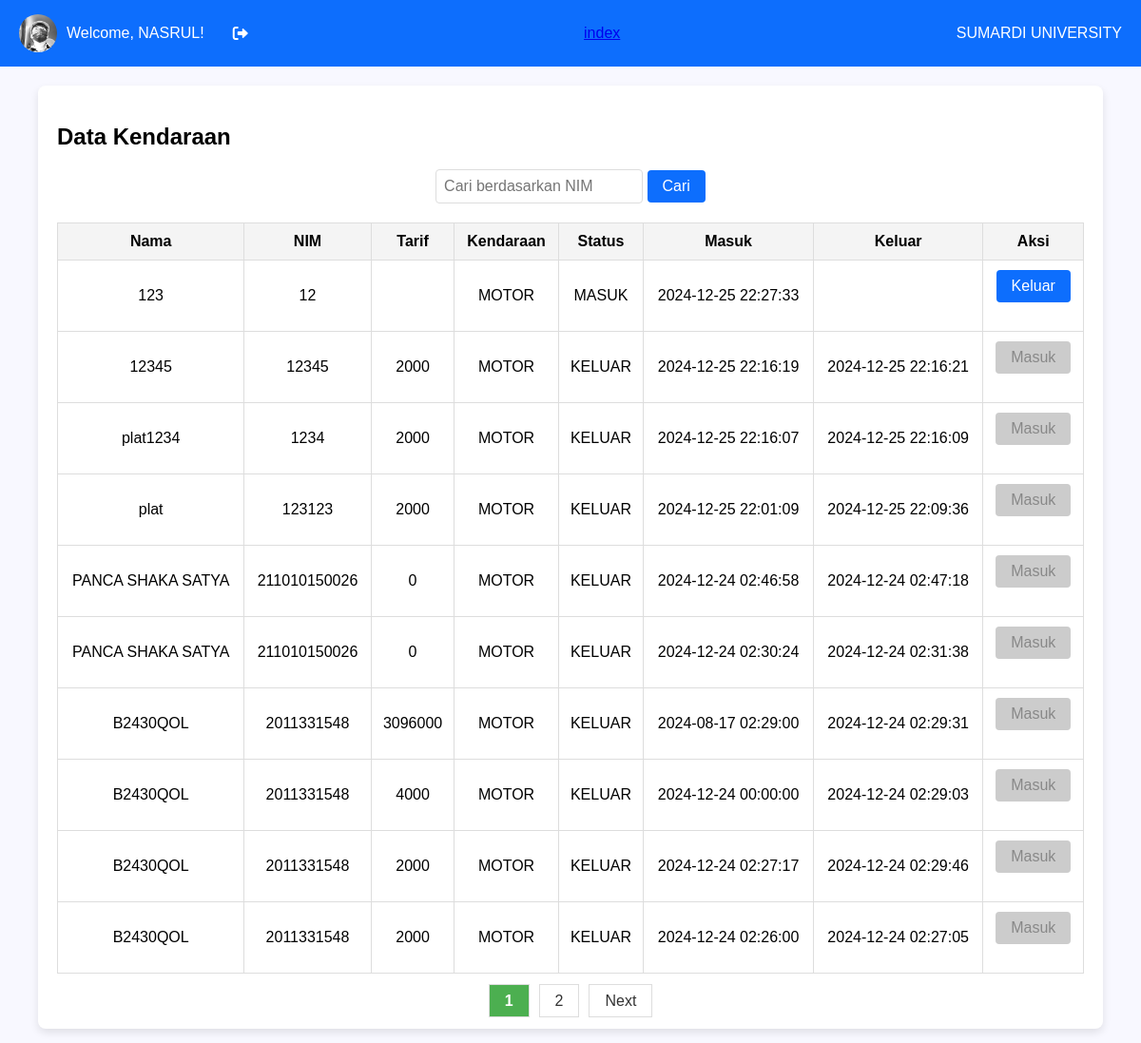
The page /data.php (signed in) on the database its author committed.
### tables this page shows
CREATE TABLE `rfid_logs` (
  `id` int(11) NOT NULL,
  `uid` varchar(50) NOT NULL,
  `scan_time` datetime DEFAULT current_timestamp(),
  `status` enum('KELUAR','MASUK','','') NOT NULL DEFAULT 'MASUK',
  `nim` int(20) NOT NULL,
  `plat` varchar(20) NOT NULL,
  `jenis_kendaraan` enum('MOTOR','MOBIL') NOT NULL,
  `waktu_masuk` datetime DEFAULT NULL,
  `waktu_keluar` datetime DEFAULT NULL,
  `tarif` int(11) DEFAULT NULL
);

CREATE TABLE `rfid_users` (
  `uid` varchar(20) NOT NULL,
  `nama` varchar(100) DEFAULT NULL,
  `nim` varchar(20) DEFAULT NULL
);

### data.php (the view, shortened to what this page needs)
<?php
$Username = isset($_SESSION['Username']) ? $_SESSION['Username'] : 'Guest';
$servername = "localhost";
$username = "root";
$password = "";
$dbname = "rfid_db";
$conn = new mysqli($servername, $username, $password, $dbname);
$search_nim = isset($_GET['search_nim']) ? trim($_GET['search_nim']) : '';
$records_per_page = 10;
$page = isset($_GET['page']) ? (int)$_GET['page'] : 1;
$start_from = ($page - 1) * $records_per_page;
$sql = "SELECT rfid_logs.id, rfid_users.nama, rfid_users.nim, rfid_logs.scan_time, rfid_logs.status,
        rfid_logs.nim as nimLog, rfid_logs.waktu_keluar, rfid_logs.plat, rfid_logs.jenis_kendaraan, rfid_logs.tarif, rfid_logs.waktu_masuk
        FROM rfid_logs
        LEFT JOIN rfid_users ON rfid_logs.uid = rfid_users.uid";
$sql .= " ORDER BY rfid_logs.id DESC LIMIT $start_from, $records_per_page";
$result = $conn->query($sql);
$sql_count = "SELECT COUNT(*) AS total FROM rfid_logs
              LEFT JOIN rfid_users ON rfid_logs.uid = rfid_users.uid";
$count_result = $conn->query($sql_count);
$count_row = $count_result->fetch_assoc();
$total_records = $count_row['total'];
$total_pages = ceil($total_records / $records_per_page);
?>
<!DOCTYPE html>
<html lang="en">
<head>
    <link rel="stylesheet" href="https://cdnjs.cloudflare.com/ajax/libs/font-awesome/6.0.0-beta3/css/all.min.css">
</head>
<body>
    <nav class="navbar-main">
        <div class="user-info">
            <img src="images/fotosaya.jpg" alt="User Photo">
            <div>Welcome, <?php echo htmlspecialchars($Username); ?>!</div>
            <i class="fas fa-sign-out-alt" title="Logout" onclick="window.location.href='logout.php';"></i>
        </div>
        <div>
            <a href="./index.php">index</a>
        </div>
        <div>SUMARDI UNIVERSITY</div>
    </nav>
    <div class="table-container">
        <h2>Data Kendaraan</h2>
        <form method="GET" action="">
            <input type="text" name="search_nim" placeholder="Cari berdasarkan NIM" value="<?php echo isset($_GET['search_nim']) ? htmlspecialchars($_GET['search_nim']) : ''; ?>">
            <button type="submit">Cari</button>
        </form>
        <table>
            <tr>
                <th>Nama</th>
                <th>NIM</th>
                <th>Tarif</th>
                <th>Kendaraan</th>
                <th>Status</th>
                <th>Masuk</th>
                <th>Keluar</th>
                <th>Aksi</th>
            </tr>
            <tbody>
                <?php if ($result->num_rows > 0): ?>
                    <?php while ($row = $result->fetch_assoc()): ?>
                        <tr>
                            <td><?php echo $row['nama'] ? $row['nama'] : $row['plat']; ?></td>
                            <td><?php echo $row['nim'] ? $row['nim'] : $row['nimLog']; ?></td>
                            <td><?php echo $row['tarif']; ?></td>
                            <td><?php echo $row['jenis_kendaraan']; ?></td>
                            <td><?php echo $row['status']; ?></td>
                            <td><?php echo $row['waktu_masuk'] ? $row['waktu_masuk'] : $row['scan_time']; ?></td>
                            <td><?php echo $row['waktu_keluar']; ?></td>
                            <td>
                                <form method="POST">
                                    <button type="submit" <?php echo (!empty($row['waktu_keluar'])) ? 'disabled' : ''; ?>>
                                        <?php echo ($row['status'] == "MASUK") ? "Keluar" : "Masuk"; ?>
                                    </button>
                                </form>
                            </td>
                        </tr>
                    <?php endwhile; ?>
                <?php else: ?>
                    <tr>
                        <td colspan="8">Tidak ada data</td>
                    </tr>
                <?php endif; ?>
            </tbody>
        </table>
        <div class="pagination">
            <?php
            for ($i = 1; $i <= $total_pages; $i++) {
                echo '<a href="?page=' . $i . '&search_nim=' . htmlspecialchars($search_nim) . '"';
                if ($i == $page) {
                    echo ' class="active"';
                }
                echo '>' . $i . '</a>';
            }
            if ($page < $total_pages) {
                echo '<a href="?page=' . ($page + 1) . '&search_nim=' . htmlspecialchars($search_nim) . '">Next</a>';
            }
            ?>
        </div>
    </div>
</body>
</html>

### data.php (style rules this page uses)
body { margin: 0; font-family: Arial, sans-serif; background-color: #F8F8FF; }
.navbar-main { display: flex; justify-content: space-between; align-items: center; background-color: #0d6efd; padding: 15px 20px; color: white; }
.navbar-main .user-info { display: flex; align-items: center; }
.navbar-main img { width: 40px; height: 40px; border-radius: 50%; margin-right: 10px; }
.navbar-main .user-info div { margin-right: 20px; }
.navbar-main .user-info i { margin-left: 10px; cursor: pointer; }
.table-container { margin: 20px auto; width: 90%; padding: 20px; background-color: #fff; border-radius: 8px; box-shadow: 0 4px 8px rgba(0, 0, 0, 0.1); }
.table-container table { width: 100%; border-collapse: collapse; }
.table-container th, .table-container td { border: 1px solid #ddd; padding: 10px; text-align: center; }
.table-container th { background-color: #f4f4f4; }
.pagination { text-align: center; margin-top: 20px; }
.pagination a { padding: 8px 16px; margin: 0 5px; text-decoration: none; border: 1px solid #ddd; color: #333; }
.pagination a.active { font-weight: bold; background-color: #4CAF50; color: white; }
form { margin-bottom: 20px; text-align: center; }
input[type="text"] { padding: 8px; width: 200px; font-size: 16px; border-radius: 4px; border: 1px solid #ddd; }
button { padding: 8px 16px; font-size: 16px; background-color: #0d6efd; color: white; border: none; border-radius: 4px; cursor: pointer; }
button:disabled { background-color: #cccccc; color: #888888; cursor: not-allowed; }

### rows shown on the page
rfid_logs: plat "123", nim "12", jenis_kendaraan "MOTOR", status "MASUK", waktu_masuk "2024-12-25 22:27:33", shows "Keluar"
rfid_logs: plat "12345", nim "12345", tarif "2000", jenis_kendaraan "MOTOR", status "KELUAR", waktu_masuk "2024-12-25 22:16:19", waktu_keluar "2024-12-25 22:16:21", shows "Masuk"
rfid_logs: plat "plat1234", nim "1234", tarif "2000", jenis_kendaraan "MOTOR", status "KELUAR", waktu_masuk "2024-12-25 22:16:07", waktu_keluar "2024-12-25 22:16:09", shows "Masuk"
rfid_logs: plat "plat", nim "123123", tarif "2000", jenis_kendaraan "MOTOR", status "KELUAR", waktu_masuk "2024-12-25 22:01:09", waktu_keluar "2024-12-25 22:09:36", shows "Masuk"
rfid_logs: uid.nama "PANCA SHAKA SATYA", uid.nim "211010150026", tarif "0", jenis_kendaraan "MOTOR", status "KELUAR", scan_time "2024-12-24 02:46:58", waktu_keluar "2024-12-24 02:47:18", shows "Masuk"
rfid_logs: uid.nama "PANCA SHAKA SATYA", uid.nim "211010150026", tarif "0", jenis_kendaraan "MOTOR", status "KELUAR", scan_time "2024-12-24 02:30:24", waktu_keluar "2024-12-24 02:31:38", shows "Masuk"
rfid_logs: plat "B2430QOL", nim "2011331548", tarif "3096000", jenis_kendaraan "MOTOR", status "KELUAR", waktu_masuk "2024-08-17 02:29:00", waktu_keluar "2024-12-24 02:29:31", shows "Masuk"
rfid_logs: plat "B2430QOL", nim "2011331548", tarif "4000", jenis_kendaraan "MOTOR", status "KELUAR", waktu_masuk "2024-12-24 00:00:00", waktu_keluar "2024-12-24 02:29:03", shows "Masuk"
rfid_logs: plat "B2430QOL", nim "2011331548", tarif "2000", jenis_kendaraan "MOTOR", status "KELUAR", waktu_masuk "2024-12-24 02:27:17", waktu_keluar "2024-12-24 02:29:46", shows "Masuk"
rfid_logs: plat "B2430QOL", nim "2011331548", tarif "2000", jenis_kendaraan "MOTOR", status "KELUAR", waktu_masuk "2024-12-24 02:26:00", waktu_keluar "2024-12-24 02:27:05", shows "Masuk"

### other values the page prints
$Username "NASRUL"
